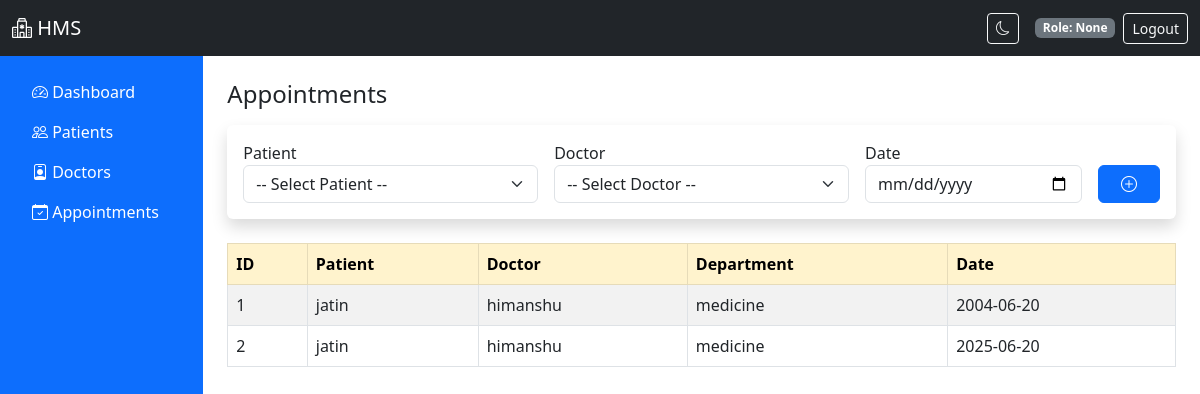
The app's page /appointments with its own data.
### app.py (models this page shows)
class Appointment(db.Model):
    id = db.Column(db.Integer, primary_key=True)
    patient_id = db.Column(db.Integer, db.ForeignKey('patient.id'))
    doctor_id = db.Column(db.Integer, db.ForeignKey('doctor.id'))
    date = db.Column(db.String(50))
    patient = db.relationship('Patient')
    doctor = db.relationship('Doctor')

class Patient(db.Model):
    id = db.Column(db.Integer, primary_key=True)
    name = db.Column(db.String(100))
    age = db.Column(db.Integer)
    gender = db.Column(db.String(10))
    problem = db.Column(db.String(255))
    report = db.Column(db.String(255))  # filename

class Doctor(db.Model):
    id = db.Column(db.Integer, primary_key=True)
    name = db.Column(db.String(100))
    department = db.Column(db.String(100))

### app.py (the view, shortened to what this page needs)
@app.route('/appointments', methods=['GET', 'POST'])
def appointments():
    patients = Patient.query.all()
    doctors = Doctor.query.all()
    all_appointments = Appointment.query.all()
    return render_template('appointments/index.html', appointments=all_appointments, patients=patients, doctors=doctors)

### templates/appointments/index.html (shortened to what this page needs)
{% extends 'layout.html' %}
{% block content %}
<h4 class="mb-3">Appointments</h4>
<form method="post" class="bg-white p-3 rounded shadow mb-4">
  <div class="row g-3 align-items-end">
    <div class="col-md-4">
      <label>Patient</label>
      <select name="patient" class="form-select" required>
        <option value="">-- Select Patient --</option>
      </select>
    </div>
    <div class="col-md-4">
      <label>Doctor</label>
      <select name="doctor" class="form-select" required>
        <option value="">-- Select Doctor --</option>
      </select>
    </div>
    <div class="col-md-3">
      <label>Date</label>
      <input type="date" name="date" class="form-control" required>
    </div>
    <div class="col-md-1 text-end">
      <button class="btn btn-primary w-100"><i class="bi bi-plus-circle"></i></button>
    </div>
  </div>
</form>
<table class="table table-bordered table-striped table-hover">
  <thead class="table-warning">
    <tr>
      <th>ID</th>
      <th>Patient</th>
      <th>Doctor</th>
      <th>Department</th>
      <th>Date</th>
    </tr>
  </thead>
  <tbody>
    {% for a in appointments %}
    <tr>
      <td>{{ a.id }}</td>
      <td>{{ a.patient.name }}</td>
      <td>{{ a.doctor.name }}</td>
      <td>{{ a.doctor.department }}</td>
      <td>{{ a.date }}</td>
    </tr>
    {% endfor %}
  </tbody>
</table>
{% endblock %}

### templates/layout.html (shortened to what this page needs)
<!DOCTYPE html>
<html lang="en">
<head>
  <link href="https://cdn.jsdelivr.net/npm/bootstrap@5.3.0/dist/css/bootstrap.min.css" rel="stylesheet">
  <link href="https://cdn.jsdelivr.net/npm/bootstrap-icons@1.10.5/font/bootstrap-icons.css" rel="stylesheet">
  <link rel="stylesheet" href="/static/css/style.css">
</head>
<body>
<nav class="navbar navbar-expand-lg navbar-dark bg-dark sticky-top">
  <div class="container-fluid">
    <span class="navbar-brand"><i class="bi bi-hospital"></i> HMS</span>
    <div class="d-flex align-items-center">
      <button id="toggle-dark" class="btn btn-outline-light btn-sm me-3" title="Toggle dark mode">
        <i class="bi bi-moon"></i>
      </button>
      <span class="badge bg-secondary me-2">Role: {{ session.get('role')|capitalize }}</span>
      <a href="{{ url_for('logout') }}" class="btn btn-outline-light btn-sm">Logout</a>
    </div>
  </div>
</nav>
<div class="d-flex" id="wrapper">
  <div class="bg-primary text-white p-3" id="sidebar" style="min-height: 100vh; width: 240px;">
    <ul class="nav flex-column">
      <li class="nav-item"><a class="nav-link text-white" href="/dashboard"><i class="bi bi-speedometer2"></i> Dashboard</a></li>
      <li class="nav-item"><a class="nav-link text-white" href="/patients"><i class="bi bi-people"></i> Patients</a></li>
      <li class="nav-item"><a class="nav-link text-white" href="/doctors"><i class="bi bi-person-badge"></i> Doctors</a></li>
      <li class="nav-item"><a class="nav-link text-white" href="/appointments"><i class="bi bi-calendar-check"></i> Appointments</a></li>
    </ul>
  </div>
  <div class="p-4 w-100" id="page-content">
    {% block content %}{% endblock %}
  </div>
</div>
</body>
</html>

### records on screen
Appointment: id "1", patient.name "jatin", doctor.name "himanshu", doctor.department "medicine", date "2004-06-20"
Appointment: id "2", patient.name "jatin", doctor.name "himanshu", doctor.department "medicine", date "2025-06-20"

### other values on screen
{{ session.get('role')|capitalize }} "None"
